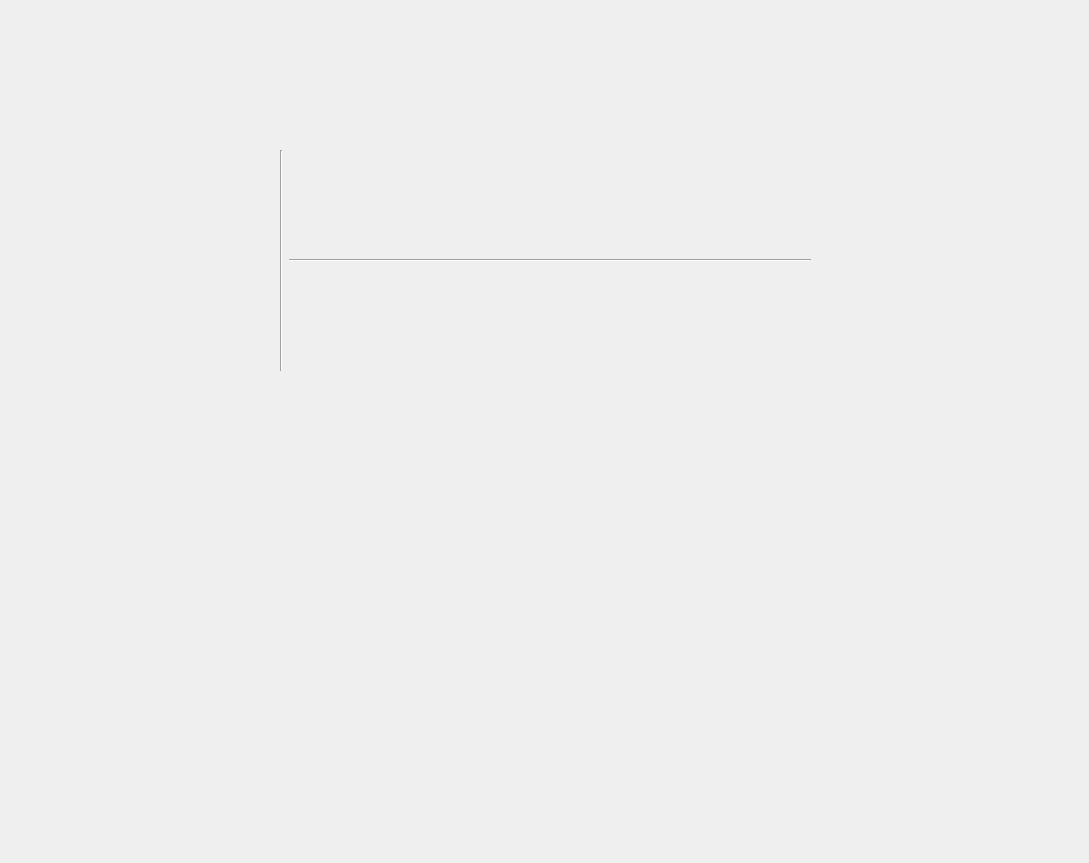
<?xml version="1.0" encoding="UTF-8"?>
<ui version="4.0">
 <class>MainWindow</class>
 <widget class="QMainWindow" name="MainWindow">
  <property name="geometry">
   <rect>
    <x>0</x>
    <y>0</y>
    <width>1089</width>
    <height>863</height>
   </rect>
  </property>
  <property name="windowTitle">
   <string>MainWindow</string>
  </property>
  <widget class="QWidget" name="centralwidget">
   <widget class="QWidget" name="horizontalLayoutWidget">
    <property name="geometry">
     <rect>
      <x>280</x>
      <y>150</y>
      <width>531</width>
      <height>221</height>
     </rect>
    </property>
    <layout class="QHBoxLayout" name="horizontalLayout">
     <item>
      <widget class="Line" name="line">
       <property name="orientation">
        <enum>Qt::Vertical</enum>
       </property>
      </widget>
     </item>
     <item>
      <widget class="Line" name="line_2">
       <property name="orientation">
        <enum>Qt::Horizontal</enum>
       </property>
      </widget>
     </item>
    </layout>
   </widget>
  </widget>
 </widget>
 <resources/>
 <connections/>
</ui>
